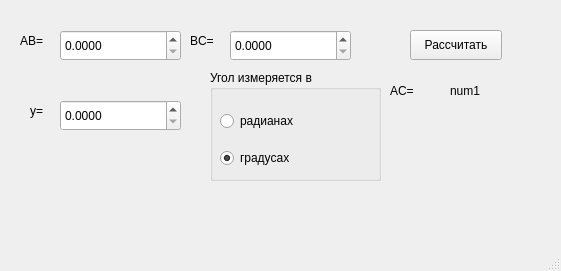
<?xml version="1.0" encoding="UTF-8"?>
<ui version="4.0">
 <class>MainWindow</class>
 <widget class="QMainWindow" name="MainWindow">
  <property name="geometry">
   <rect>
    <x>0</x>
    <y>0</y>
    <width>561</width>
    <height>271</height>
   </rect>
  </property>
  <property name="windowTitle">
   <string>Расчет третьей стороны треугольника</string>
  </property>
  <widget class="QWidget" name="centralwidget">
   <widget class="QLabel" name="ab_label">
    <property name="geometry">
     <rect>
      <x>20</x>
      <y>30</y>
      <width>68</width>
      <height>22</height>
     </rect>
    </property>
    <property name="text">
     <string>AB=</string>
    </property>
   </widget>
   <widget class="QLabel" name="bc_label">
    <property name="geometry">
     <rect>
      <x>190</x>
      <y>30</y>
      <width>68</width>
      <height>22</height>
     </rect>
    </property>
    <property name="text">
     <string>BC=</string>
    </property>
   </widget>
   <widget class="QLabel" name="y_label">
    <property name="geometry">
     <rect>
      <x>30</x>
      <y>100</y>
      <width>68</width>
      <height>22</height>
     </rect>
    </property>
    <property name="text">
     <string>y=</string>
    </property>
   </widget>
   <widget class="QLabel" name="ac_label">
    <property name="geometry">
     <rect>
      <x>390</x>
      <y>80</y>
      <width>31</width>
      <height>22</height>
     </rect>
    </property>
    <property name="text">
     <string>AC=</string>
    </property>
   </widget>
   <widget class="QLabel" name="ac_num">
    <property name="geometry">
     <rect>
      <x>450</x>
      <y>80</y>
      <width>91</width>
      <height>22</height>
     </rect>
    </property>
    <property name="text">
     <string>num1</string>
    </property>
   </widget>
   <widget class="QPushButton" name="Act_Button">
    <property name="geometry">
     <rect>
      <x>410</x>
      <y>30</y>
      <width>92</width>
      <height>30</height>
     </rect>
    </property>
    <property name="text">
     <string>Рассчитать</string>
    </property>
   </widget>
   <widget class="QDoubleSpinBox" name="ab_SpinBox">
    <property name="geometry">
     <rect>
      <x>60</x>
      <y>30</y>
      <width>121</width>
      <height>31</height>
     </rect>
    </property>
    <property name="minimumSize">
     <size>
      <width>0</width>
      <height>0</height>
     </size>
    </property>
    <property name="decimals">
     <number>4</number>
    </property>
   </widget>
   <widget class="QDoubleSpinBox" name="bc_SpinBox">
    <property name="geometry">
     <rect>
      <x>230</x>
      <y>30</y>
      <width>121</width>
      <height>31</height>
     </rect>
    </property>
    <property name="minimumSize">
     <size>
      <width>0</width>
      <height>0</height>
     </size>
    </property>
    <property name="decimals">
     <number>4</number>
    </property>
   </widget>
   <widget class="QDoubleSpinBox" name="y_SpinBox">
    <property name="geometry">
     <rect>
      <x>60</x>
      <y>100</y>
      <width>121</width>
      <height>31</height>
     </rect>
    </property>
    <property name="minimumSize">
     <size>
      <width>0</width>
      <height>0</height>
     </size>
    </property>
    <property name="decimals">
     <number>4</number>
    </property>
   </widget>
   <widget class="QGroupBox" name="groupBox">
    <property name="geometry">
     <rect>
      <x>210</x>
      <y>70</y>
      <width>171</width>
      <height>111</height>
     </rect>
    </property>
    <property name="title">
     <string>Угол измеряется в</string>
    </property>
    <widget class="QWidget" name="verticalLayoutWidget">
     <property name="geometry">
      <rect>
       <x>10</x>
       <y>30</y>
       <width>161</width>
       <height>81</height>
      </rect>
     </property>
     <layout class="QVBoxLayout" name="verticalLayout">
      <item>
       <widget class="QRadioButton" name="rad_radioButton">
        <property name="text">
         <string>радианах</string>
        </property>
       </widget>
      </item>
      <item>
       <widget class="QRadioButton" name="deg_radioButton">
        <property name="text">
         <string>градусах</string>
        </property>
        <property name="checked">
         <bool>true</bool>
        </property>
       </widget>
      </item>
     </layout>
    </widget>
   </widget>
  </widget>
  <widget class="QMenuBar" name="menubar">
   <property name="geometry">
    <rect>
     <x>0</x>
     <y>0</y>
     <width>561</width>
     <height>27</height>
    </rect>
   </property>
  </widget>
  <widget class="QStatusBar" name="statusbar"/>
 </widget>
 <resources/>
 <connections/>
</ui>
